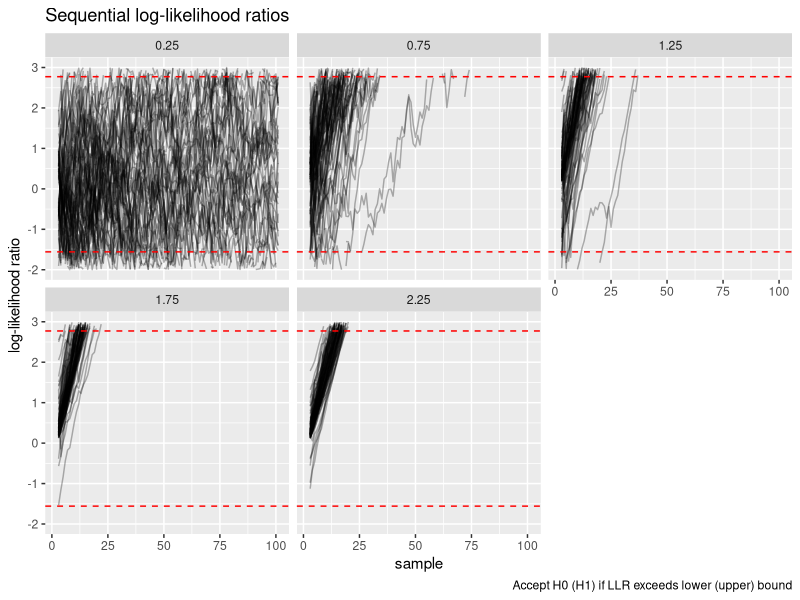
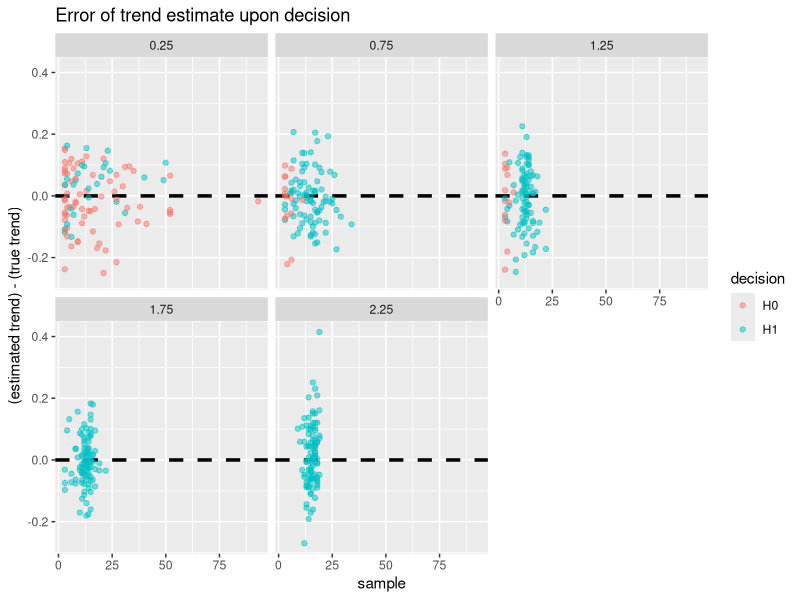

Write R code to recreate these figures, in order.
## ---- chunk 1
knitr::opts_chunk$set(echo = TRUE)
library(tidyverse)
## ---- chunk 2
run_stat <- function(x,
                     alternative = NA,
                     null = 0) {
  # add checks here
  
  # init vectors for statistics
  m_ <- vector("numeric", length = length(x))
  s_ <- sd_0 <- s_0 <- s2_mle <- sd_mle <- s2_ <- sd_ <- m_
  
  if (is.na(alternative)) { # if alternative hypothesis is one sided and composite
    # init value of mean is x1. All other init values are 0
    m_[1] <- x[1]
    
    # calculate running statistics
    for (i in 2:length(x)) {
      m_[i] <- m_[i - 1] + (x[i] - m_[i - 1]) / i
      s_[i]  <- s_[i - 1] + (x[i] - m_[i - 1]) * (x[i] - m_[i])
      s2_mle[i] <- s_[i] / (i)
      sd_mle[i] <- sqrt(s2_mle[i])
      s2_[i] <- s_[i] / (i - 1)
      sd_[i] <- sqrt(s2_[i])
      # under null that r = 0
      s_0[i] <- s_0[i - 1] + (x[i] - 0) * (x[i] - 0)
      sd_0[i] <- sqrt(s_0[i] / i)
    }    
    
  } else { # if alternative is point hypothesis
    m_[1] <- alternative
    # calculate running statistics
    for (i in 2:length(x)) {
      m_[i] <- alternative + (x[i] - alternative) / i
      s_[i]  <- s_[i - 1] + (x[i] - alternative) * (x[i] - alternative)
      s2_mle[i] <- s_[i] / (i)
      sd_mle[i] <- sqrt(s2_mle[i])
      #s2_[i] <- s_[i]/(i-1)
      #sd_[i] <- sqrt(s2_[i])
      # under null that r = 0
      s_0[i] <- s_0[i - 1] + (x[i] - null) * (x[i] - null)
      sd_0[i] <- sqrt(s_0[i] / i)
    }
  }
  # return: id = observation number, obs = observation value, mu_mle, sd_mle, sd_corrected
  return(tidyr::tibble(
    diff_1 = x,
    mu_mle = m_,
    sd_mle,
    #sd_corrected = sd_,
    sd_null = sd_0
  )) # %>% tibble::rowid_to_column(var = "id"))
  #return(tidyr::tibble(diff_1 = c(NA,x), mu_mle = c(NA,m_), sd_mle = c(NA,sd_mle), sd_corrected = c(NA,sd_) )) # %>% tibble::rowid_to_column(var = "id"))
}

# apply FUNC cumulatively when NA are present
# https://stackoverflow.com/questions/25576358/calculate-cumsum-while-ignoring-na-values/25576972
cumSkipNA <- function(x, FUNC)
{
  d <- deparse(substitute(FUNC))
  funs <- c("max", "min", "prod", "sum")
  stopifnot(is.vector(x), is.numeric(x), d %in% funs)
  FUNC <- match.fun(paste0("cum", d))
  x[!is.na(x)] <- FUNC(x[!is.na(x)])
  x
}

## ---- chunk 3
seq_test <- function(diffs, min_effect = NA, true_effect = NA, type1, type2) {
  
  # run sequential test on first differences
  out <-
    run_stat(diffs, alternative = min_effect, null = 0) %>% # compute running mean and standard deviation
    mutate(loglik_alt = dnorm(x = diff_1, mean = min_effect,#max(c(min_effect, mu_mle), na.rm = TRUE) , 
                              sd = sd_mle, log = TRUE),   # loglik of difference under alternative
           loglik_null = dnorm(x = diff_1, mean = 0, sd = sd_null, log = TRUE)) %>%  # loglik of difference under null
    mutate(loglik_alt = ifelse(is.infinite(loglik_alt), NA, loglik_alt), # remove inital NA value of each log likelihood
           loglik_null = ifelse(is.infinite(loglik_null), NA, loglik_null)) %>%
    mutate(llr = cumSkipNA(loglik_alt, sum) - cumSkipNA(loglik_null, sum)) %>% # get loglikelikhood ratio
    mutate(upper = log( (1-type2) / type1), # compute wald decision boundaries
           lower = log( type2 / (1 - type1))) %>%
    mutate(decision = case_when(llr <= upper & llr >= lower ~ "?", # get decision
                                llr > upper ~ "H1",
                                llr < lower ~ "H0")) %>%
    # add other info
    mutate(time = row_number() + 1, # define timepoints
           true_effect = true_effect,
           min_effect = min_effect,
           type1 = type1,
           type2 = type2) 
  return(out)
}

get_decision <- function(data) {
    
    # get time of decision
    out <- data %>% 
      filter(decision != "?") %>% 
      arrange(time) %>%
      slice(1) %>%
      select(time, decision, min_effect, true_effect, type1, type2)
    # get naive trend estimate
    out$trend <- data %>% pull(diff_1) %>% mean(na.rm = TRUE)
    return(out)
}

## ---- chunk 4
set.seed(123)

# set params
nreplicates <- 100
effect_size <- seq(0.25, by = 0.5, length.out = 5)
d_true_vec <- rep(effect_size, each = nreplicates)
d_relevant_vec <- rep(0.5, length = length(d_true_vec))
tmax <- 100

# simulate differences
diff_list <- lapply(seq_along(d_true_vec), function(x) rnorm(n = tmax, mean = d_true_vec[x], sd = 1))

# get result of naive sequential test
# simple null and simple alternative
seq_test_list <-
  lapply(seq_along(d_true_vec), function(x)
       seq_test(diff_list[[x]], min_effect = d_relevant_vec[x], true_effect = d_true_vec[x], 
                type1 = 0.05, type2 = 0.2))

# get decision, sample size, and trend estimate
# simple null and alternative
seq_result_df <-
  lapply(seq_test_list, function(x) get_decision(x)) %>%
  bind_rows()
## ---- chunk 5
seq_result_df %>%
  group_by(min_effect, true_effect) %>%
  summarise(accept = sum(decision == "H0")/nreplicates,
            reject = sum(decision == "H1")/nreplicates,
            no_decision = 1 - accept - reject,
            asn = ceiling(mean(time)),
            trend = mean(trend)) %>%
  knitr::kable(digits = 2)
## ---- chunk 6
seq_test_df <- seq_test_list %>% bind_rows(.id = "sim")

seq_test_df %>%
  group_by(sim) %>%
  mutate(time = row_number() + 1) %>%
  ggplot() +
  geom_line(aes(x = time, y = llr, group = sim), alpha = 0.3) +
  geom_hline(aes(yintercept = upper), linetype = "dashed", col = "red") +
  geom_hline(aes(yintercept = lower), linetype = "dashed", col = "red") +
  facet_wrap(~true_effect) +
  ylim(-2, 3) +
  labs(title = "Sequential log-likelihood ratios",
       caption = "Accept H0 (H1) if LLR exceeds lower (upper) bound",
       y = "log-likelihood ratio",
       x = "sample")
## ---- chunk 7
seq_result_df %>%
  mutate(error = trend - true_effect) %>%
  ggplot() +
  geom_hline(yintercept = 0, linetype = "dashed", size = 1.2) +
  geom_point(aes(x = time, y = error, col = decision), alpha = 0.5) +
  facet_wrap(~true_effect) +
  labs(title = "Error of trend estimate upon decision",
       x = "sample",
       y = "(estimated trend) - (true trend)")
## ---- chunk 8
# fixed sample size effect size for one sided t-test
# assume sd is known
tibble(effect_size = effect_size) %>%
  rowwise() %>%
  mutate(sample_size =  power.t.test(delta = effect_size, sd = 1, sig.level = 0.05, power = 0.8, 
                                     type = "one.sample", alternative = "one.sided")$n,
         sample_size = ceiling(sample_size)) %>%
  # rowwise() %>%
  # mutate(sample_size = power_t$n)
  knitr::kable()
